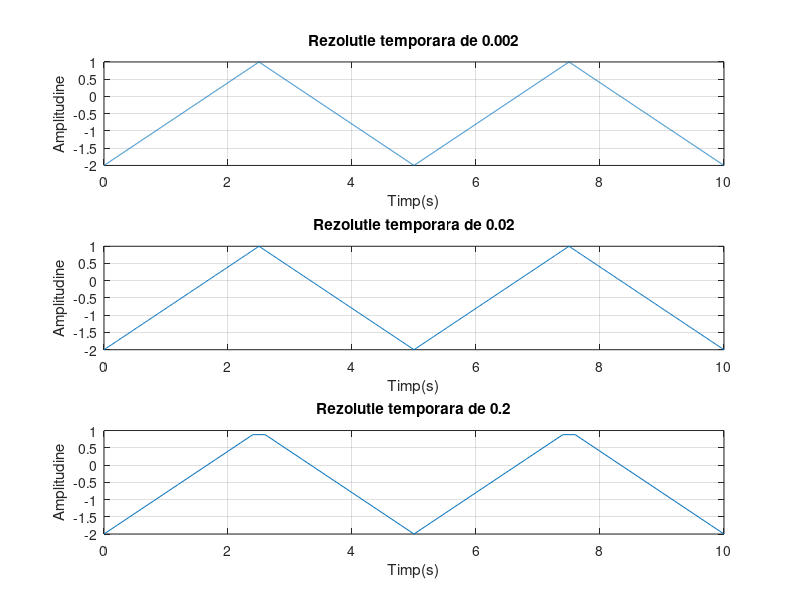

The MATLAB source for this figure:
t1=0:0.002:10;
t2=0:0.02:10;
t3=0:0.2:10;

x1=-0.5+1.5*sawtooth(2*pi*0.2*t1,0.5); %functie ce genereaza semnalul triunghiular cu functia predefinita 'sawtooth'
x2=-0.5+1.5*sawtooth(2*pi*0.2*t2,0.5); %functie ce genereaza semnalul triunghiular cu functia predefinita 'sawtooth'
x3=-0.5+1.5*sawtooth(2*pi*0.2*t3,0.5); %functie ce genereaza semnalul triunghiular cu functia predefinita 'sawtooth'

subplot(3,1,1) %imparte graficul mare in subgrafice
plot(t1,x1),grid,title('Rezolutie temporara de 0.002'),xlabel('Timp(s)'),ylabel('Amplitudine') %graficul e mai 'fin' datorita pasului mai mic,de 0.0002



subplot(3,1,2) %imparte graficul mare in subgrafice
plot(t2,x2),grid,title('Rezolutie temporara de 0.02'),xlabel('Timp(s)'),ylabel('Amplitudine')%graficul e mai 'fin' datorita pasului mai mic,de 0.02



subplot(3,1,3) %imparte graficul mare in subgrafice
plot(t3,x3),grid,title('Rezolutie temporara de 0.2'),xlabel('Timp(s)'),ylabel('Amplitudine')%graficul e mai 'fin' datorita pasului mai mic 0.2

